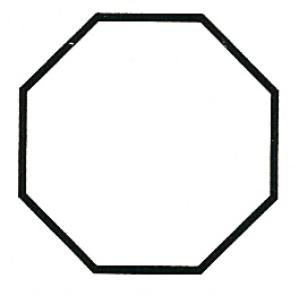
%> input picture test3/octg.jpg, 299 x 296 px
$ octave edgedetection1_1.m   (GNU Octave 9; MATLAB toolbox functions it lacks are replaced by stand-ins)
%> lines starting %> are read from the running program, lines starting %| are printed output that depends on the picture
### test3/select_gdir.m
function result = select_gdir(gmag, gdir, mag_min, angle_low, angle_high)
    result = gmag > mag_min & angle_low <= gdir & gdir <= angle_high;
end

### test3/edgedetection1_1.m

img_color = imread('octg.jpg');
%> img_color is the input picture: size 296x299x3 uint8; mean R, G, B 236.3, 236.6, 236.4
img = rgb2gray(img_color);  %convert to grayscale
img_res1 =  (double(img))/255;
imshow(img_res1)

% show gradient in x and y
[gx, gy] = imgradientxy(img_res1,'sobel');
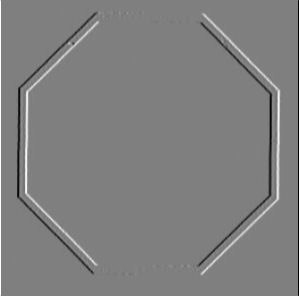
%> gx: size 296x299 double; min -4, max 4, mean -2.63e-18; drawn with min black and max white
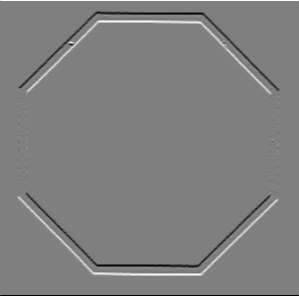
%> gy: size 296x299 double; min -4, max 4, mean -4.25e-06; drawn with min black and max white
%imshow((gy+4)/8)
%imshow((gx+4)/8)

% show magnitude and direction of gradient
[gmag gdir] = imgradient(gx,gy);
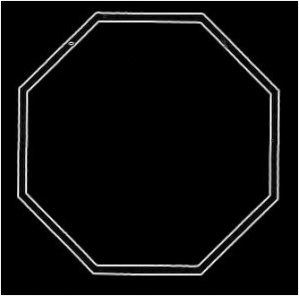
%> gmag: size 296x299 double; min 0, max 4.24, mean 0.208; drawn with min black and max white
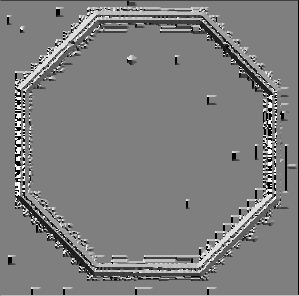
%> gdir: size 296x299 double; min -180, max 180, mean -1.6; drawn with min black and max white
gmag_normalize = gmag/ (4 * sqrt(2));
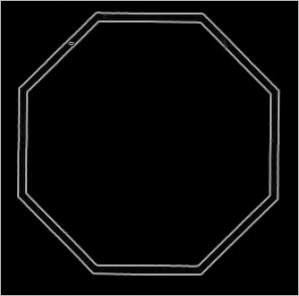
%> gmag_normalize: size 296x299 double; min 0, max 0.75, mean 0.0367
% imshowpair(gmag_normalize, gmag, 'montage')
gdir_normalize = (gdir + 180)/360;

gdir_normalize(8,89:96); %normalized value
gdir(8,89:96); %value in range of 0 - 360

%imshow(gdir_normalize);


img_res2=select_gdir(gmag, gdir,1, -180,90);
%> in select_gdir, `result = gmag > mag_min & angle_low <= gdir & gdir <= angle_high;`:
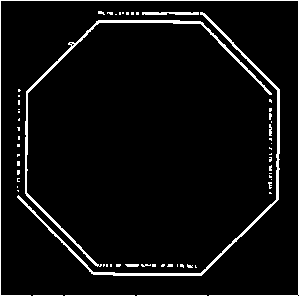
%> result: size 296x299 logical; 5.4% white in thin lines or dots
imshow(img_res2)
